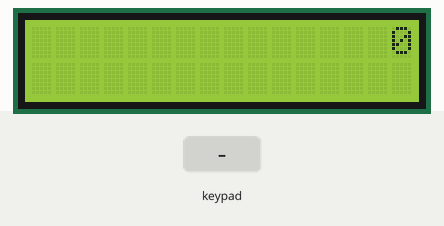
Recording of a sketch running on a simulated Arduino Uno, built with avr-gcc and run on an emulated ATmega328P. On the bench: 16×2 character LCD. Inputs (shaded band) come from the test bench.

Above: at 3.2 s.
3.3 s: keypad keys 3 4 5 6 * pressed 0.4 s apart
At 6.1 s:
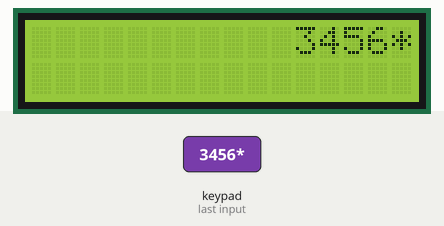
6.8 s: key '1' pressed
At 7.7 s:
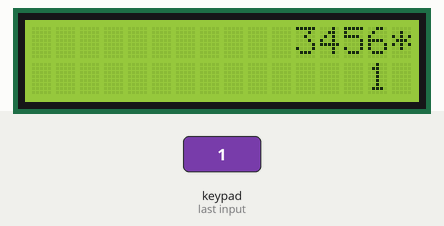
8.3 s: key '2' pressed
At 8.8 s:
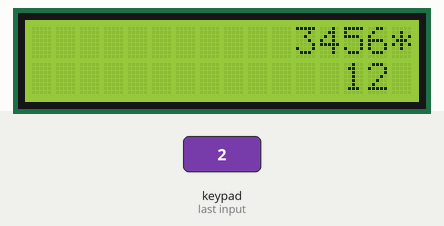
9.8 s: keypad keys 3 4 5 6 pressed 0.4 s apart
At 12.2 s:
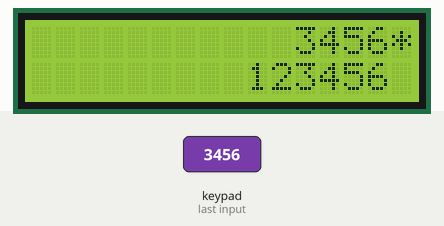
12.9 s: key 'C' pressed
At 13.7 s:
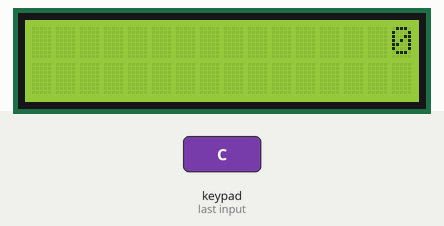
14.4 s: keypad keys 7 + 5 = pressed 0.4 s apart
At 15.0 s:
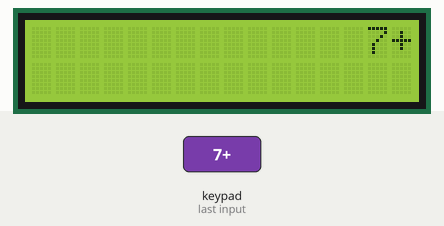
Timing chart, 0 to 17.4 s (numbered marks = the images above; inputs shaded):
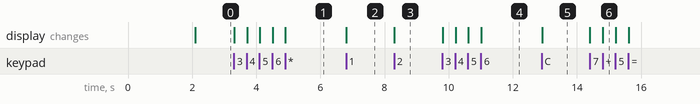

Measured:
- after the input at 3.3 s, the display: first changes at once (image 1 shows a later state)
- after the input at 6.8 s, the display: changes at once (image 2)
- after the input at 8.3 s, the display: changes at once (image 3)
- after the input at 9.8 s, the display: first changes at once (image 4 shows a later state)
- after the input at 12.9 s, the display: changes at once (image 5)
- after the input at 14.4 s, the display: first changes at once (image 6 shows a later state)

The sketch:

Calculadora_v2.ino
```cpp
#include <Keypad.h> //INCLUSÃO DE BIBLIOTECA

#include <Wire.h>                     // usando a biblioteca Wire
#include <LiquidCrystal_I2C.h>        // usando a biblioteca LiquidCrystal I2C

LiquidCrystal_I2C lcd(0x27, 16, 2);  // Configura endereço I2C e display com 16 caracteres e 2 linhas

const byte qtdLinhas = 4; //QUANTIDADE DE LINHAS DO TECLADO
const byte qtdColunas = 4; //QUANTIDADE DE COLUNAS DO TECLADO

//CONSTRUÇÃO DA MATRIZ DE CARACTERES
char matriz_teclas[qtdLinhas][qtdColunas] = {
  {'1','2','3','+'},
  {'4','5','6','-'},
  {'7','8','9','*'},
  {'C','0','=','/'}
};

byte PinosqtdLinhas[qtdLinhas] = {3, 4, 5, 6}; //PINOS UTILIZADOS PELAS LINHAS
byte PinosqtdColunas[qtdColunas] = {8, 9, 10,11}; //PINOS UTILIZADOS PELAS COLUNAS

//INICIALIZAÇÃO DO TECLADO
Keypad meuteclado = Keypad( makeKeymap(matriz_teclas), PinosqtdLinhas, PinosqtdColunas, qtdLinhas, qtdColunas);

boolean presentValue = false;
boolean next = false;
boolean final = false;
String num1, num2;
int answer;
char op;

void setup(){
  lcd.init();                      // inicializa LCD
  lcd.backlight();                 // ativa led de backlight
  lcd.print("DIY Calculator"); //Display a intro message
  lcd.setCursor(1, 1);   // set the cursor to column 0, line 1
  lcd.print("Macontony"); //Display a intro message

  delay(2000); //Wait for display to show info
  lcd.clear(); //Then clean
  lcd.setCursor(15, 0);
  lcd.print("0");
}

void loop(){
 char key = meuteclado.getKey(); //VERIFICA SE ALGUMA DAS TECLAS FOI PRESSIONADA
  if (key != NO_KEY && (key=='1'||key=='2'||key=='3'||key=='4'||key=='5'||key=='6'||key=='7'||key=='8'||key=='9'||key=='0'))
  {
    if (presentValue != true)
    {
      lcd.clear();
      num1 = num1 + key;
      int numLength = num1.length();
      lcd.setCursor(15 - numLength, 0); //to adjust one whitespace for operator
      lcd.print(num1);
    }
    else
    {
      num2 = num2 + key;
      int numLength = num2.length();
      lcd.setCursor(15 - numLength, 1);
      lcd.print(num2);
      final = true;
    }
  }

  else if (presentValue == false && key != NO_KEY && (key == '/' || key == '*' || key == '-' || key == '+'))
  {
    if (presentValue == false)
    {
      presentValue = true;
      op = key;
      lcd.setCursor(15,0);
      lcd.print(op);
    }
  }

  else if (final == true && key != NO_KEY && key == '='){
    if (op == '+'){
      answer = num1.toInt() + num2.toInt();
    }
    else if (op == '-'){
      answer = num1.toInt() - num2.toInt();
    }
    else if (op == '*'){
      answer = num1.toInt() * num2.toInt();
    }
    else if (op == '/'){
      answer = num1.toInt() / num2.toInt();
    }
      lcd.clear();
      lcd.setCursor(15,0);
      lcd.autoscroll();
      lcd.print(answer);
      lcd.noAutoscroll();
  }
  else if (key != NO_KEY && key == 'C'){
    lcd.clear();
    presentValue = false;
    final = false;
    num1 = "";
    num2 = "";
    answer = 0;
    op = ' ';
    lcd.setCursor(15, 0);
    lcd.print("0");
  }
}
```
